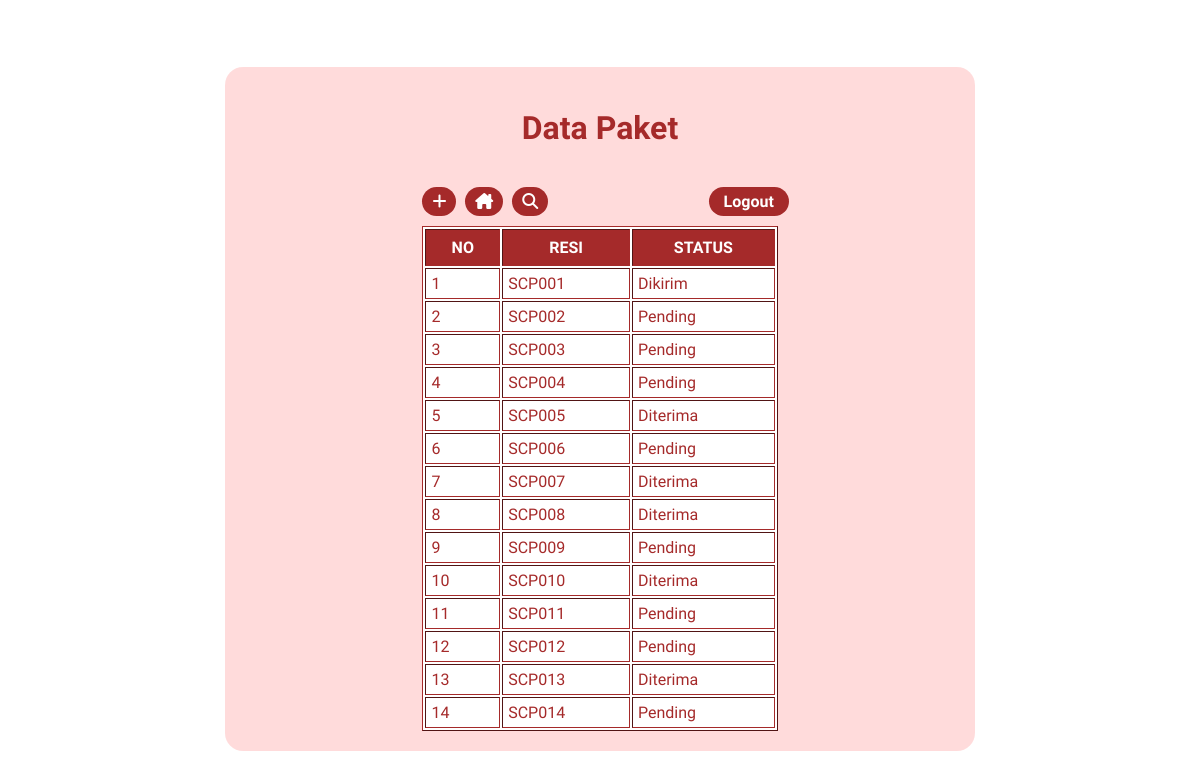
Page /USER.php (signed in) on the committed database.
### tables this page shows
CREATE TABLE `paket` (
  `resi` varchar(6) NOT NULL,
  `pengirim` varchar(50) NOT NULL,
  `penerima` varchar(50) NOT NULL,
  `alamat` varchar(500) NOT NULL,
  `hp` varchar(15) NOT NULL,
  `jenis` enum('Dokumen','Barang','Elektronik','Makanan') NOT NULL,
  `berat` int(11) NOT NULL,
  `status_paket` enum('Pending','Dikonfirmasi','Dikirim','Diterima') NOT NULL DEFAULT 'Pending',
  `bukti` varchar(255) NOT NULL,
  `konfirmasi` varchar(5) NOT NULL
);

### USER.php (the view, shortened to what this page needs)
<?php
    require "koneksi.php";
    $sql = mysqli_query($conn, "SELECT * FROM paket");
    $paket = [];
    while ($row = mysqli_fetch_assoc($sql)) {
        $paket[] = $row;
    }
?>
<!DOCTYPE html>
<html lang="id">
<head>
    <link rel="stylesheet" href="USER.css">
    <link rel="stylesheet" href="https://cdnjs.cloudflare.com/ajax/libs/font-awesome/6.6.0/css/all.min.css" />
</head>
<body>
    <div class ="container">
        <h1>Data Paket</h1>
        <br>
        <a href="paket.php" class="tambah"><i class="fa-solid fa-plus" style="color: #ffffff;"></i></a>
        <a href="index.html" class="find"><i class="fa-solid fa-house-chimney" style="color: #ffffff;"></i></a>
        <a href="find.php" class="find"><i class="fa-solid fa-magnifying-glass" style="color: #ffffff;"></i></a>
        <a href="logout.php" class="log">Logout</a>
        <table border = 1>
            <thead>
                <tr>
                    <th>NO</th>
                    <th>RESI</th>
                    <th>STATUS</th>
                </tr>
            </thead>
            <tbody>
                <?php $i = 1; foreach ($paket as $pkt) : ?>
                    <tr>
                        <td><?= htmlspecialchars($i) ?></td>
                        <td><?= htmlspecialchars($pkt["resi"]) ?></td>
                        <td><?= htmlspecialchars($pkt["status_paket"]) ?></td>
                    </tr>
                <?php $i++; endforeach ?>
            </tbody>
        </table>
    </div>
</body>
</html>

### USER.css (style rules this page uses)
body { font-family: Saira, sans-serif; display: flex; justify-content: center; align-items: center; }
.container { margin : 5%; width: 60%; height: auto; padding: 20px; border-radius: 18px; background-color: rgba(255, 0, 0, 0.14); justify-content: center; align-content: center; }
.tambah { display: inline-block; padding: 5px 10px; background-color: brown; color: white; text-decoration: none; border-radius: 50px; font-size: 16px; font-weight: 600; margin-left: 25%; margin-right: auto; }
.find { display: inline-block; padding: 5px 10px; background-color: brown; color: white; text-decoration: none; border-radius: 50px; font-size: 16px; font-weight: 600; margin-left: 5px; margin-right: auto; }
.log { display: inline-block; padding: 5px 15px; background-color: brown; color: white; text-decoration: none; border-radius: 50px; font-size: 16px; font-weight: 600; margin-left: 22%; }
h1 { color: brown; text-align: center; }
table { border-color: brown; background-color: white; width: 50%; margin-left: auto; margin-right: auto; margin-top : 10px; }
th { padding: 8px; color: white; background-color: brown; }
td { padding: 5px; color: brown; font-weight: 500; }

### rows in the picture
paket: resi "SCP001", status_paket "Dikirim"
paket: resi "SCP002", status_paket "Pending"
paket: resi "SCP003", status_paket "Pending"
paket: resi "SCP004", status_paket "Pending"
paket: resi "SCP005", status_paket "Diterima"
paket: resi "SCP006", status_paket "Pending"
paket: resi "SCP007", status_paket "Diterima"
paket: resi "SCP008", status_paket "Diterima"
paket: resi "SCP009", status_paket "Pending"
paket: resi "SCP010", status_paket "Diterima"
paket: resi "SCP011", status_paket "Pending"
paket: resi "SCP012", status_paket "Pending"
paket: resi "SCP013", status_paket "Diterima"
paket: resi "SCP014", status_paket "Pending"
